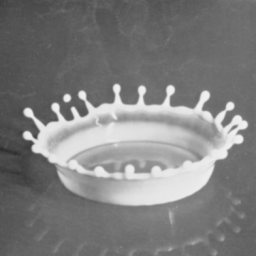
#> input picture Encore/OpenCV/img/milkdrop.bmp, 256 x 256 px
$ jupyter execute 'opencv_9 practice.ipynb'
#> lines starting #> are read from the running program, lines starting #| are printed output that depends on the picture; after the words box and inside, x2 and y2 are one past the last pixel; in counts of white or black regions, pixels touching at a corner belong together; long printed decimals are rounded
[cell 1]
import sys
import random
import numpy as np
import cv2

src = cv2.imread('img/milkdrop.bmp', cv2.IMREAD_GRAYSCALE)
#> src is the input picture: shape (256, 256); min 44, max 240, mean 126.1
_, src_bin = cv2.threshold(src, 0, 255, cv2.THRESH_OTSU)
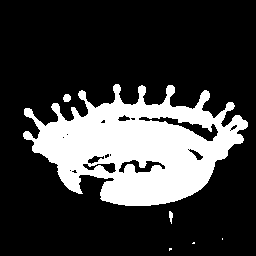
#> src_bin: shape (256, 256); 23.4% white; 6 white regions (3 under 20 px)

contours, hierachy = cv2.findContours(src_bin, cv2.RETR_LIST, cv2.CHAIN_APPROX_SIMPLE)
#> contours = 23 contours, 13 with area under 20; largest, box (x1, y1, x2, y2) and area: (23, 84, 248, 206) 15906, (138, 116, 219, 142) 584, (118, 159, 166, 174) 313, (82, 162, 117, 174) 184, (87, 155, 105, 165) 80

cont1 = contours[0]
#> cont1 = [[169, 248], [169, 250], [170, 249], [171, 249], [171, 248]]

area = cv2.contourArea(cont1)
#> area = 2.5
length = cv2.arcLength(cont1, True)
#> length = 7.41
print(length)
#| 7.414
cv2.moments(cont1)
#> Out = moments, m00 2.5, centre m10/m00, m01/m00 = (169.9, 248.7)

[cell 2]
src = cv2.imread('img/milkdrop.bmp', cv2.IMREAD_GRAYSCALE)

if src is None:
    print('Image load failed!')
    sys.exit()

_, src_bin = cv2.threshold(src, 0, 255, cv2.THRESH_OTSU)

contours, _ = cv2.findContours(src_bin, cv2.RETR_EXTERNAL, cv2.CHAIN_APPROX_SIMPLE)
#> contours = 6 contours, 3 with area under 20; largest, box (x1, y1, x2, y2) and area: (23, 84, 248, 206) 15906, (63, 94, 71, 102) 40, (169, 211, 173, 224) 22

h, w = src.shape[:2]
#> h = 256; w = 256
dst = np.zeros((h, w, 3), np.uint8)

cv2.drawContours(dst, contours, 5, (0, 255, 0), 1, cv2.LINE_AA)
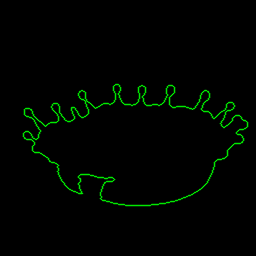
#> dst: shape (256, 256, 3); mean of channels 0, 1, 2 0, 4.8, 0; drawn as B, G, R

m = cv2.moments(contours[5])
#> m = moments, m00 15906, centre m10/m00, m01/m00 = (138.3, 147.2)
x = m['m10']/m['m00']
#> x = 138.3
y = m['m01']/m['m00']
#> y = 147.2
cv2.circle(dst, (int(x), int(y)), 3, (0, 0, 255), -1)
#> dst: shape (256, 256, 3); 0.04% of pixels changed, all inside (x1, y1, x2, y2) = (135, 144, 142, 151)


'''
for i in range(len(contours)):
    points = contours[i]
    area = cv2.contourArea(points)
    if area > 600:
        c = (random.randint(0, 255), random.randint(0, 255), random.randint(0, 255))
        cv2.drawContours(dst, contours, i, c, 1, cv2.LINE_AA)
        m = cv2.moments(points)
        x = m['m10']/m['m00']
        y = m['m01']/m['m00']
        cv2.circle(dst, (int(x), int(y)), 3, c, -1)
'''


cv2.imshow('src', src)
cv2.imshow('src_bin', src_bin)
cv2.imshow('dst', dst)
cv2.waitKey()
cv2.destroyAllWindows()

$ run again, with Encore/OpenCV/img/crystal.bmp copied over Encore/OpenCV/img/milkdrop.bmp
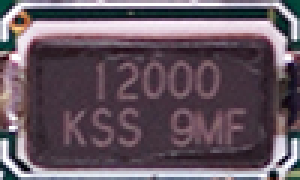
#> input picture Encore/OpenCV/img/crystal.bmp, 100 x 60 px (shown 3 times larger)
#> `src = cv2.imread('img/milkdrop.bmp', cv2.IMREAD_GRAYSCALE)`:
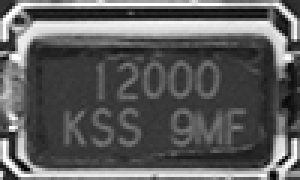
#> src: shape (60, 100) (shown 3 times larger); min 0, max 255, mean 93.3
#> `_, src_bin = cv2.threshold(src, 0, 255, cv2.THRESH_OTSU)`:
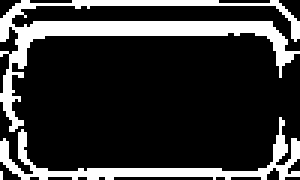
#> src_bin: shape (60, 100) (shown 3 times larger); 21% white; 3 white regions (1 under 20 px)
#> contours = 3 contours, 1 with area under 20; largest, box (x1, y1, x2, y2) and area: (0, 0, 100, 44) 584, (0, 39, 100, 60) 264
#> cont1 = [[0, 57], [0, 59]]
#> area = 0
#> length = 4
#| 4.0
#> Out = moments, m00 0
